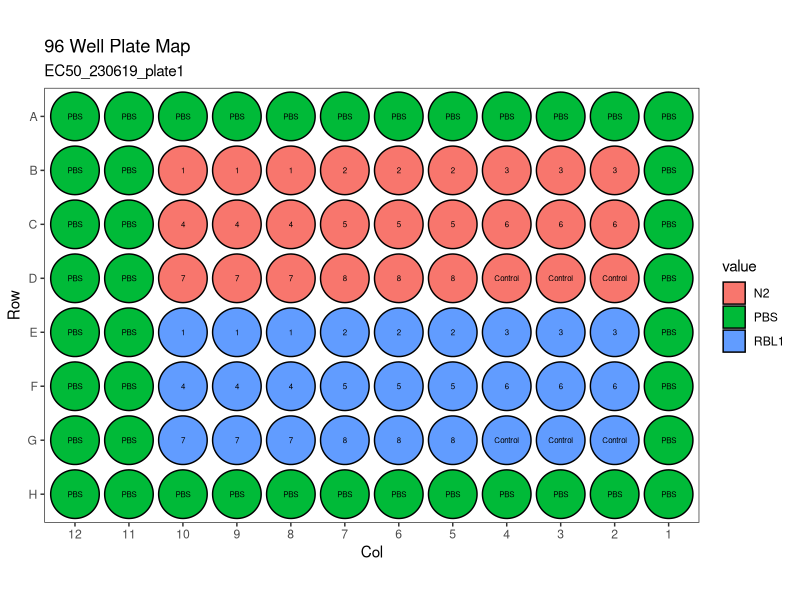
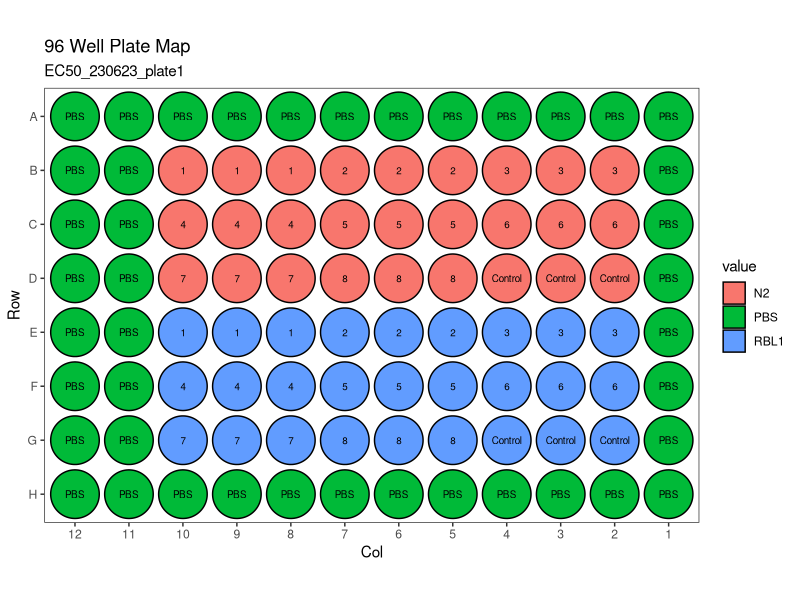

Recreate these plots in R, in order.
## ---- chunk 1
library(tidyverse)
library(ggforce)
library(scales)

pbs <- "PBS"
C1 <- "N2"
C2 <- "RBL1"
EC50_ID <- "EC50_230619_plate1"

dil_ID = matrix(c(pbs,pbs,pbs,pbs,pbs,pbs,pbs,pbs,pbs,pbs,pbs,pbs,
                  pbs, "3","3","3","2","2","2","1","1","1",pbs,pbs,
                  pbs,"6","6","6","5","5","5","4","4","4",pbs,pbs,
                  pbs,"Control","Control","Control","8","8","8","7","7","7",pbs,pbs,
                  pbs,"3","3","3","2","2","2","1","1","1",pbs,pbs,
                  pbs,"6","6","6","5","5","5","4","4","4",pbs,pbs,
                  pbs,"Control","Control","Control","8","8","8","7","7","7",pbs,pbs,
                  pbs,pbs,pbs,pbs,pbs,pbs,pbs,pbs,pbs,pbs,pbs,pbs), ncol = 12, nrow = 8, byrow = TRUE)

drug_list = matrix(c(pbs,pbs,pbs,pbs,pbs,pbs,pbs,pbs,pbs,pbs,pbs,pbs,
                     pbs, C1,C1,C1,C1,C1,C1,C1,C1,C1,pbs,pbs,
                     pbs, C1,C1,C1,C1,C1,C1,C1,C1,C1,pbs,pbs,
                     pbs,C1,C1,C1,C1,C1,C1,C1,C1,C1,pbs,pbs,
                     pbs, C2,C2,C2,C2,C2,C2,C2,C2,C2,pbs,pbs,
                     pbs,C2,C2,C2,C2,C2,C2,C2,C2,C2,pbs,pbs,
                     pbs,C2,C2,C2,C2,C2,C2,C2,C2,C2,pbs,pbs,
                     pbs,pbs,pbs,pbs,pbs,pbs,pbs,pbs,pbs,pbs,pbs,pbs), ncol = 12, nrow = 8, byrow = TRUE)



df1 <- as.data.frame(drug_list)
df2 <- as.data.frame(dil_ID)
df1 <- df1 %>% 
  mutate(row = 1:8) %>% 
  pivot_longer(-row, names_to = "col", values_to = "value") %>%
  mutate(col = as.integer(str_remove(col, "V"))) %>%
  mutate(well = paste0(LETTERS[row], col))

df2 <- df2 %>% 
  mutate(row = 1:8) %>% 
  pivot_longer(-row, names_to = "col", values_to = "value") %>%
  mutate(col = as.integer(str_remove(col, "V"))) %>%
  mutate(well = paste0(LETTERS[row], col))

#Plot
p <- ggplot(data = df1) + 
  geom_circle(aes(x0 = col, y0 = row, r = 0.45, fill = value))
p <- p + coord_equal()
p <- p + 
  scale_x_continuous(breaks = 1:12, expand = expansion(mult = c(0.01, 0.01)), trans = reverse_trans()) +
  scale_y_continuous(breaks = 1:8, labels = LETTERS[1:8], expand = expansion(mult = c(0.01, 0.01)), trans = reverse_trans())
p <- p + geom_text(data = df2, aes(x = col, y = row, label = paste0(value)), size = 2,)
p <- p +
  labs(title = "96 Well Plate Map", subtitle = EC50_ID, x = "Col", y = "Row") + 
  theme_bw() + 
  theme(panel.grid.major = element_blank(),
        panel.grid.minor = element_blank())
print(p)

## ---- chunk 2
library(dplyr)
library(kableExtra)
options(scipen = 1, digits = 2)

# Set conditions
drug_name <- "Cyclophosphamide"
initial_concentration <- 20
dilution_factor <- 10
num_dilutions <- 8
concentration_units <- "uM"

library(dplyr)
library(kableExtra)
# Function to calculate serial dilutions and create a table
serial_dilutions_table <- function(drug_name, initial_concentration, dilution_factor, num_dilutions, conc_units) {
  concentrations <- numeric(num_dilutions + 1)
  concentrations[1] <- initial_concentration
  
  # Create a data frame to store the dilution information
  dilution_table <- data.frame(
    Drug = character(num_dilutions + 1),
    Dilution = integer(num_dilutions + 1),
    Concentration = numeric(num_dilutions + 1),
    Units = character(num_dilutions + 1)
  )
  
  for (i in 1:num_dilutions) {
    concentrations[i + 1] <- concentrations[i] / dilution_factor
  }
  
  # Populate the dilution table
  dilution_table$Drug <- drug_name
  dilution_table$Dilution <- c(0:num_dilutions + 1)
  dilution_table$Concentration <- concentrations
  dilution_table$Starting_Concentration <- concentrations / 0.001
  dilution_table$Units <- conc_units
  
  return(dilution_table)
}

dilution_table <- serial_dilutions_table(drug_name, initial_concentration, dilution_factor, num_dilutions, concentration_units)
#Mutated function to out correct scientific notation - I dont know how this works
dilution_table %>% dplyr::mutate_if(is.numeric, funs(as.character(signif(., 3)))) %>%
  kable(.)

## ---- chunk 3
library(tidyverse)
library(ggforce)
library(scales)

pbs <- "PBS"
C1 <- "N2"
C2 <- "RBL1"
EC50_ID <- "EC50_230623_plate1"

dil_ID = matrix(c(pbs,pbs,pbs,pbs,pbs,pbs,pbs,pbs,pbs,pbs,pbs,pbs,
                  pbs, "3","3","3","2","2","2","1","1","1",pbs,pbs,
                  pbs,"6","6","6","5","5","5","4","4","4",pbs,pbs,
                  pbs,"Control","Control","Control","8","8","8","7","7","7",pbs,pbs,
                  pbs,"3","3","3","2","2","2","1","1","1",pbs,pbs,
                  pbs,"6","6","6","5","5","5","4","4","4",pbs,pbs,
                  pbs,"Control","Control","Control","8","8","8","7","7","7",pbs,pbs,
                  pbs,pbs,pbs,pbs,pbs,pbs,pbs,pbs,pbs,pbs,pbs,pbs), ncol = 12, nrow = 8, byrow = TRUE)

drug_list = matrix(c(pbs,pbs,pbs,pbs,pbs,pbs,pbs,pbs,pbs,pbs,pbs,pbs,
                     pbs, C1,C1,C1,C1,C1,C1,C1,C1,C1,pbs,pbs,
                     pbs, C1,C1,C1,C1,C1,C1,C1,C1,C1,pbs,pbs,
                     pbs,C1,C1,C1,C1,C1,C1,C1,C1,C1,pbs,pbs,
                     pbs, C2,C2,C2,C2,C2,C2,C2,C2,C2,pbs,pbs,
                     pbs,C2,C2,C2,C2,C2,C2,C2,C2,C2,pbs,pbs,
                     pbs,C2,C2,C2,C2,C2,C2,C2,C2,C2,pbs,pbs,
                     pbs,pbs,pbs,pbs,pbs,pbs,pbs,pbs,pbs,pbs,pbs,pbs), ncol = 12, nrow = 8, byrow = TRUE)



df1 <- as.data.frame(drug_list)
df2 <- as.data.frame(dil_ID)
df1 <- df1 %>% 
  mutate(row = 1:8) %>% 
  pivot_longer(-row, names_to = "col", values_to = "value") %>%
  mutate(col = as.integer(str_remove(col, "V"))) %>%
  mutate(well = paste0(LETTERS[row], col))

df2 <- df2 %>% 
  mutate(row = 1:8) %>% 
  pivot_longer(-row, names_to = "col", values_to = "value") %>%
  mutate(col = as.integer(str_remove(col, "V"))) %>%
  mutate(well = paste0(LETTERS[row], col))

#Plot
p <- ggplot(data = df1) + 
  geom_circle(aes(x0 = col, y0 = row, r = 0.45, fill = value))
p <- p + coord_equal()
p <- p + 
  scale_x_continuous(breaks = 1:12, expand = expansion(mult = c(0.01, 0.01)), trans = reverse_trans()) +
  scale_y_continuous(breaks = 1:8, labels = LETTERS[1:8], expand = expansion(mult = c(0.01, 0.01)), trans = reverse_trans())
p <- p + geom_text(data = df2, aes(x = col, y = row, label = paste0(value)), size = 2.5,)
p <- p +
  labs(title = "96 Well Plate Map", subtitle = EC50_ID, x = "Col", y = "Row") + 
  theme_bw() + 
  theme(panel.grid.major = element_blank(),
        panel.grid.minor = element_blank())
print(p)

## ---- chunk 4
library(dplyr)
library(kableExtra)
options(scipen = 1, digits = 2)

# Set conditions
drug_name <- "Cyclophosphamide"
initial_concentration <- 20
dilution_factor <- 1.5
num_dilutions <- 8
concentration_units <- "uM"

library(dplyr)
library(kableExtra)
# Function to calculate serial dilutions and create a table
serial_dilutions_table <- function(drug_name, initial_concentration, dilution_factor, num_dilutions, conc_units) {
  concentrations <- numeric(num_dilutions + 1)
  concentrations[1] <- initial_concentration
  
  # Create a data frame to store the dilution information
  dilution_table <- data.frame(
    Drug = character(num_dilutions + 1),
    Dilution = integer(num_dilutions + 1),
    Concentration = numeric(num_dilutions + 1),
    Units = character(num_dilutions + 1)
  )
  
  for (i in 1:num_dilutions) {
    concentrations[i + 1] <- concentrations[i] / dilution_factor
  }
  
  # Populate the dilution table
  dilution_table$Drug <- drug_name
  dilution_table$Dilution <- c(0:num_dilutions + 1)
  dilution_table$Concentration <- concentrations
  dilution_table$Starting_Concentration <- concentrations / 0.001
  dilution_table$Units <- conc_units
  
  return(dilution_table)
}

dilution_table <- serial_dilutions_table(drug_name, initial_concentration, dilution_factor, num_dilutions, concentration_units)
#Mutated function to out correct scientific notation - I dont know how this works
dilution_table %>% dplyr::mutate_if(is.numeric, funs(as.character(signif(., 3)))) %>%
  kable(.)
